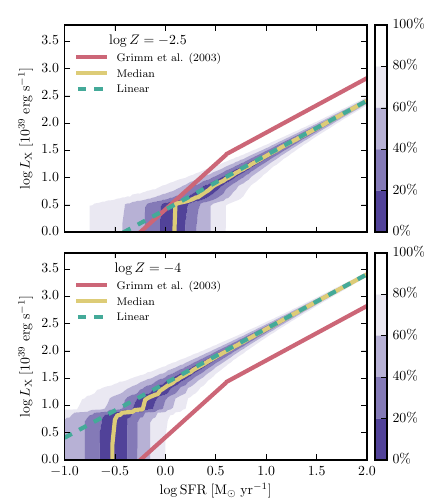

The script that saved this image:
#!/usr/bin/env python
import matplotlib.pyplot as plt
from pylab import *
import numpy as np
import matplotlib.patheffects as pe
import matplotlib.gridspec as grd
import matplotlib as mpl
params = {'backend': 'pdf',
          'figure.figsize': [4.3, 5],
          'font.family':'serif',
          'font.size':10,
          'font.serif': 'Times Roman',
          'axes.titlesize': 'medium',
          'axes.labelsize': 'medium',
          'legend.fontsize': 8,
          'legend.frameon' : False,
          'text.usetex': True,
          'figure.dpi': 600,
          'lines.markersize': 2,
          'lines.linewidth': 3,
          'lines.antialiased': False,
          'path.simplify': False,
          'legend.handlelength':3,
          'figure.subplot.bottom':0.08,
          'figure.subplot.top':0.95,
          'figure.subplot.left':0.15,
          'figure.subplot.right':0.9}

hexcols = ['#332288', '#88CCEE', '#44AA99', '#117733', '#999933', '#DDCC77',\
        '#CC6677', '#882255', '#AA4499', '#661100', '#6699CC', '#AA4466','#4477AA']

mpl.rcParams.update(params)

Lsun = 3.9e33

plt.figure()
gs = grd.GridSpec(2,2, width_ratios=[25,1], wspace=0.05, hspace=0.1)
axes0 = plt.subplot(gs[2])
axes1 = plt.subplot(gs[0])

axescb0 = plt.subplot(gs[3])
axescb1 = plt.subplot(gs[1])

inputs = ["lumdist_-2.500.dat","lumdist_-4.000.dat"]
titles = ["$\\log Z=-2.5$","$\\log Z=-4$"]
for i in [0,1]:
    data = np.loadtxt(inputs[i], skiprows=1)
    if i == 1:
        axes = axes0
    else:
        axes = axes1

    data = np.clip(data,1e-10,1e10)

    axes.fill_between(np.log10(data[:,0]),np.log10(data[:,5]),np.log10(data[:,6]),\
            color=mpl.colors.colorConverter.to_rgba(hexcols[0], alpha = 0.1), lw=0)
    axes.fill_between(np.log10(data[:,0]),np.log10(data[:,6]),np.log10(data[:,7]),\
            color=mpl.colors.colorConverter.to_rgba(hexcols[0], alpha = 0.35), lw=0)
    axes.fill_between(np.log10(data[:,0]),np.log10(data[:,7]),np.log10(data[:,8]),\
            color=mpl.colors.colorConverter.to_rgba(hexcols[0], alpha = 0.6), lw=0)
    axes.fill_between(np.log10(data[:,0]),np.log10(data[:,8]),np.log10(data[:,10]),\
            color=mpl.colors.colorConverter.to_rgba(hexcols[0], alpha = 0.85), lw=0)
    axes.fill_between(np.log10(data[:,0]),np.log10(data[:,10]),np.log10(data[:,11]),\
            color=mpl.colors.colorConverter.to_rgba(hexcols[0], alpha = 0.6), lw=0)
    axes.fill_between(np.log10(data[:,0]),np.log10(data[:,11]),np.log10(data[:,12]),\
            color=mpl.colors.colorConverter.to_rgba(hexcols[0], alpha = 0.35), lw=0)
    axes.fill_between(np.log10(data[:,0]),np.log10(data[:,12]),np.log10(data[:,13]),\
            color=mpl.colors.colorConverter.to_rgba(hexcols[0], alpha = 0.1), lw=0)

    sfra = np.linspace(0.1,4,50)
    valsa = 2.6*np.power(sfra,1.0/0.6)
    sfrb = np.linspace(4,100,50)
    valsb = 6.7*sfrb
    axes.plot(np.log10(np.append(sfra,sfrb)), np.log10(np.append(valsa,valsb)), hexcols[6], label="Grimm et al. (2003)")

    axes.plot(np.log10(data[:,0]), np.log10(data[:,9]), hexcols[5], label="Median",ls="-")
    axes.plot(np.log10(data[:,0]), np.log10(data[:,1]), hexcols[2], label="Linear",ls="--")

    axes.legend(loc="upper left", title = titles[i])

#axes1.text(1, 1.0, '$1^{\\rm st}$ decile',
#         horizontalalignment='center',
#         verticalalignment='top',
#         multialignment='center', fontsize=10, color=hexcols[0], alpha=0.5, rotation = 35)
#axes1.text(-0.2, 1.3, '$9^{\\rm th}$ decile',
#         horizontalalignment='center',
#         verticalalignment='top',
#         multialignment='center', fontsize=10, color=hexcols[0], alpha=0.5, rotation = 25)

axes1.set_xlim([-1,2])
axes1.set_ylim([0,3.8])
axes0.set_xlim([-1,2])
axes0.set_ylim([0,3.8])
axes1.xaxis.set_ticklabels([])

axes0.set_xlabel("$\\log {\\rm SFR}\;{\\rm [M_\\odot\\;yr^{-1}]}$")
axes1.set_ylabel("$\\log L_{\\rm X}\;{\\rm[10^{39}\\; erg\;s^{-1}]}$")
axes0.set_ylabel("$\\log L_{\\rm X}\;{\\rm[10^{39}\\; erg\;s^{-1}]}$")

cmap = mpl.colors.ListedColormap([mpl.colors.colorConverter.to_rgba(hexcols[0], alpha = 0.85),\
                                  mpl.colors.colorConverter.to_rgba(hexcols[0], alpha = 0.6),\
                                  mpl.colors.colorConverter.to_rgba(hexcols[0], alpha = 0.35),\
                                  mpl.colors.colorConverter.to_rgba(hexcols[0], alpha = 0.1),\
                                  "w"])
bounds = [0, 20, 40, 60, 80, 100]
norm = mpl.colors.BoundaryNorm(bounds, cmap.N)
cbar = mpl.colorbar.ColorbarBase(axescb0, cmap=cmap,
                                norm=norm,
                                ticks=bounds,
                                spacing='proportional',
                                orientation='vertical')
cbar.ax.set_yticklabels(['$0\\%$','$20\\%$','$40\\%$','$60\\%$','$80\\%$','$100\\%$'])
cbar = mpl.colorbar.ColorbarBase(axescb1, cmap=cmap,
                                norm=norm,
                                ticks=bounds,
                                spacing='proportional',
                                orientation='vertical')
cbar.ax.set_yticklabels(['$0\\%$','$20\\%$','$40\\%$','$60\\%$','$80\\%$','$100\\%$'])

plt.savefig("Lx-sfr.pdf")
